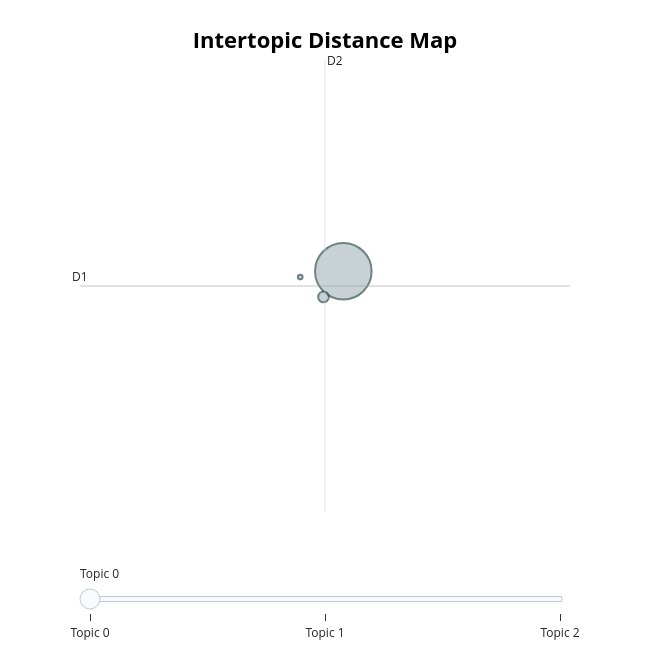

Notebook code for this chart:
### Code cell
topic_model.visualize_topics()

### Figure 1 — Plotly figure (JSON) as saved in the notebook; plotly's stock layout.template omitted (floating-point values rounded to 4 significant figures)
{"data": [{"customdata": [[0, "ship | harbour | port | shores | harbor", 22009], [1, "att | atticus | ship | letter | june", 791], [2, "δὲ | ὡς | ἐν | ἀπὸ | τῆς", 149]], "hovertemplate": "<b>Topic %{customdata[0]}</b><br>%{customdata[1]}<br>Size: %{customdata[2]}", "legendgroup": "", "marker": {"color": "#B0BEC5", "line": {"color": "DarkSlateGrey", "width": 2}, "size": [22009, 791, 149], "sizemode": "area", "sizeref": 13.76, "symbol": "circle"}, "mode": "markers", "name": "", "orientation": "v", "showlegend": false, "type": "scatter", "x": [46.0, 45.4, 44.69], "xaxis": "x", "y": [-44.6, -45.41, -44.79], "yaxis": "y"}], "layout": {"annotations": [{"showarrow": false, "text": "D1", "x": 37.99, "y": -45.07, "yshift": 10}, {"showarrow": false, "text": "D2", "x": 45.45, "xshift": 10, "y": -37.91}], "height": 650, "hoverlabel": {"bgcolor": "white", "font": {"family": "Rockwell", "size": 16}}, "legend": {"itemsizing": "constant", "tracegroupgap": 0}, "margin": {"t": 60}, "shapes": [{"line": {"color": "#CFD8DC", "width": 2}, "type": "line", "x0": 45.45, "x1": 45.45, "y0": -52.22, "y1": -37.91}, {"line": {"color": "#9E9E9E", "width": 2}, "type": "line", "x0": 37.99, "x1": 52.9, "y0": -45.07, "y1": -45.07}], "sliders": [{"active": 0, "pad": {"t": 50}, "steps": [{"args": [{"marker.color": [["red", "#B0BEC5", "#B0BEC5"]]}], "label": "Topic 0", "method": "update"}, {"args": [{"marker.color": [["#B0BEC5", "red", "#B0BEC5"]]}], "label": "Topic 1", "method": "update"}, {"args": [{"marker.color": [["#B0BEC5", "#B0BEC5", "red"]]}], "label": "Topic 2", "method": "update"}]}], "title": {"font": {"color": "Black", "size": 22}, "text": "<b>Intertopic Distance Map</b>", "x": 0.5, "xanchor": "center", "y": 0.95, "yanchor": "top"}, "width": 650, "xaxis": {"anchor": "y", "domain": [0, 1], "range": [37.99, 52.9], "title": {"text": ""}, "visible": false}, "yaxis": {"anchor": "x", "domain": [0, 1], "range": [-52.22, -37.91], "title": {"text": ""}, "visible": false}}}
